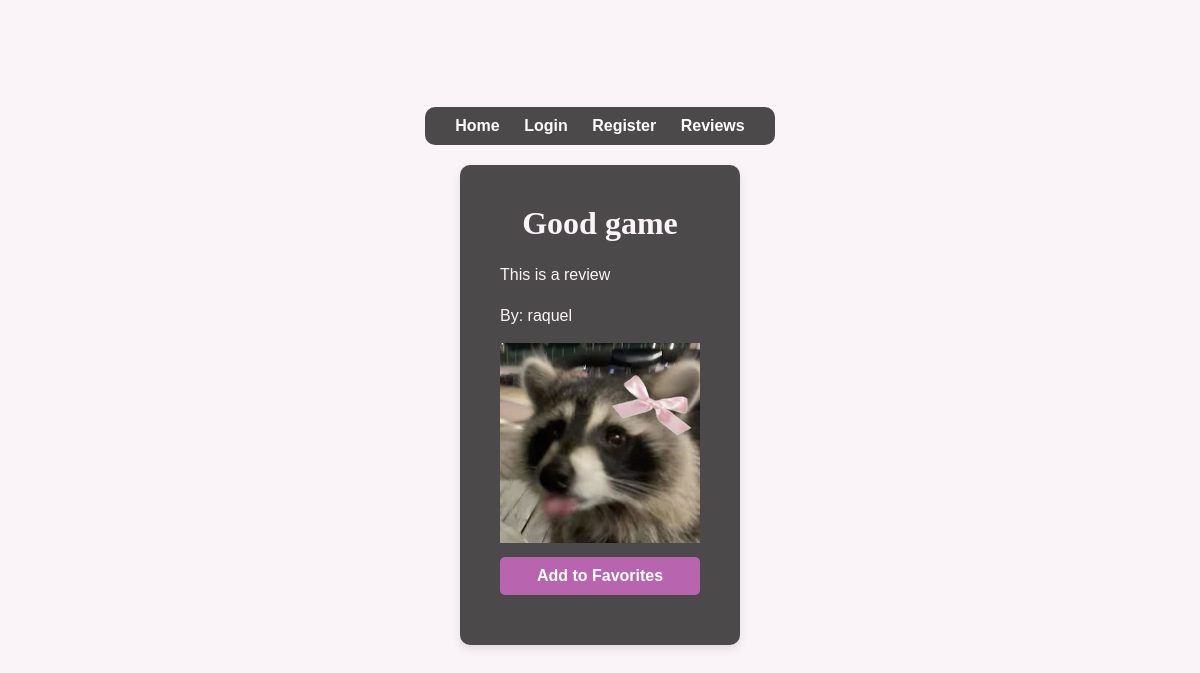
The app's page /users/review/2/ with its own data.
### users/models.py (models this page shows, shortened)
class Review(models.Model):
    user = models.ForeignKey(User, on_delete=models.CASCADE)
    title = models.CharField(max_length=200)
    content = models.TextField()
    image = models.ImageField(upload_to='uploads/', blank=True, null=True)
    created_at = models.DateTimeField(auto_now_add=True)

### users/views.py (the view)
# urls.py: path('review/<int:pk>/', SingleReviewView.as_view(), name='single_review'),
class SingleReviewView(DetailView):
    template_name = "users/single_review.html"
    model = Review
    def get_context_data(self, **kwargs):
        context = super().get_context_data(**kwargs)
        loaded_review = self.object  # obtiene la reseña actual
        request = self.request
        favorite_id = request.session.get("favorite_review")  # obtiene el ID de la reseña favorita almacenada en la sesión
        context["is_favorite"] = favorite_id == str(loaded_review.id)  # comprueba si la reseña actual es la favorita del usuario
        return context

### users/templates/users/single_review.html (shortened to what this page needs)
{% extends "users/base_users.html" %}
{% block content %}
<div class="login-container">
  <h1>{{ review.title }}</h1>
  <p>{{ review.content }}</p>
  <p>By: {{ review.user.username }}</p>
  {% if review.image %}
    <img src="{{ review.image.url }}" alt="{{ review.title }}" class="review-image">
  {% endif %}
  <form method="post" action="{% url 'add_favorite' %}">
    {% if is_favorite %}
        <p>★ favorite review</p>
      <button type="submit" class="btn">Remove from Favorites</button>
    {% else %}
      <button type="submit" class="btn">Add to Favorites</button>
    {% endif %}
  </form>
</div>
{% endblock %}

### users/static/css/style-forms.css (style rules this page uses)
* { margin: 0; padding: 0; box-sizing: border-box; font-family: Arial, sans-serif; }
body { background-color: #FAF4F9; display: flex; flex-direction: column; align-items: center; justify-content: center; min-height: 100vh; position: relative; }
.form-container, .login-container { background-color: rgba(0, 0, 0, 0.7); color: white; padding: 40px; border-radius: 10px; box-shadow: 0px 4px 10px rgba(0, 0, 0, 0.1); max-width: 400px; width: 100%; text-align: center; z-index: 1; margin-top: 0; }
h1, h2 { margin-bottom: 20px; font-family: 'Shadows Into Light'; font-weight: bold; color: #FAF4F9; }
p { margin-bottom: 15px; text-align: justify; line-height: 1.6; font-size: 16px; color: #FAF4F9; }
input[type='submit'], button[type='submit'] { width: 100%; padding: 10px; background-color: #B964AF; color: white; font-weight: bold; border: none; border-radius: 5px; cursor: pointer; }
.review-image { width: 200px; height: auto; }
.btn { display: inline-block; padding: 10px 20px; margin: 10px 0; font-size: 16px; font-weight: bold; color: white; background-color: #B964AF; border: none; border-radius: 5px; cursor: pointer; text-align: center; text-decoration: none; }

### records on screen
Review: title "Good game", content "This is a review", user.username "raquel", image (picture)
